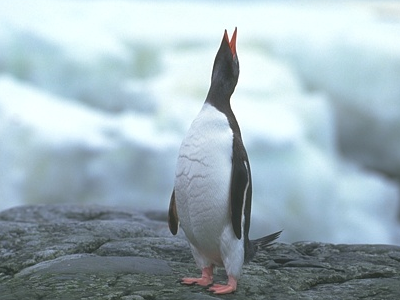
#> input picture Machine Learning I/Datasets/imagenes_segmentacion/images/106024.bmp, 400 x 300 px, found by its file name; its folder holds only this picture in this run
$ jupyter execute --allow-errors ImagesSegmentationSVC.ipynb
#> lines starting #> are read from the running program, lines starting #| are printed output that depends on the picture; after the words box and inside, x2 and y2 are one past the last pixel; in counts of white or black regions, pixels touching at a corner belong together
# Linear Model. Support Vector Classifier
## Images Segmentation

[cell 1]
import numpy as np
import pandas
import matplotlib.pyplot as plt
from mpl_toolkits.mplot3d import Axes3D
import cv2
from sklearn.svm import LinearSVC, SVC

### With single image

[cell 2]
filename = '86016.bmp'
#filename = '21077.bmp'
img = cv2.imread('../datasets/imagenes_segmentacion/images/'+filename)
mask = cv2.imread('../datasets/imagenes_segmentacion/bordes_mr/'+filename)
real = cv2.imread('../datasets/imagenes_segmentacion/bordes_real/'+filename)
#> (the rest of this cell did not finish here and is left out)

#> (a cell that did not finish here is left out)

#> (a cell that did not finish here is left out)

#> (a cell that did not finish here is left out)

#### Linear SVC

[cell 6]
model = LinearSVC()
#> (the rest of this cell did not finish here and is left out)

#> (a cell that did not finish here is left out)

#### Linear SVC vs SVC

[cell 8]
modelL = LinearSVC()
#> (the rest of this cell did not finish here and is left out)

[cell 9]
plt.figure(figsize = (10, 10))
plt.subplot(2, 2, 1)
#> (the rest of this cell did not finish here and is left out)

### All images

[cell 10]
def getAccuracy(ori, pred):
    acc = np.logical_not(np.logical_xor(ori, pred))
    return acc.sum() / (ori.shape[0]*ori.shape[1])

[cell 11]
models = [LinearSVC(), SVC()]
results, nFiles = [0, 0], 0
import os

dirPath = '../datasets/imagenes_segmentacion/'
with os.scandir(dirPath + 'images/') as entries:
    for entry in entries:
        nFiles += 1
        img = cv2.imread(dirPath + 'images/' + entry.name)
#> img is the input picture: shape (300, 400, 3); mean B, G, R 186.6, 178.4, 159.9
        img = cv2.cvtColor(img, cv2.COLOR_BGR2RGB)
        mask = cv2.imread(dirPath + 'bordes_mr/' + entry.name)
        real = cv2.imread(dirPath + 'bordes_real/' + entry.name)

        nrows, ncols, nch = img.shape
#> nrows = 300; ncols = 400; nch = 3
        #Image Vectorization
        Ximg = np.reshape(img, (nrows*ncols, nch))
        Xmask = np.reshape(mask, (nrows*ncols, nch))[:, 0]
        Xreal = np.reshape(real, (nrows*ncols, nch))[:, 0]
        oReal = np.reshape(Xreal, (nrows, ncols))
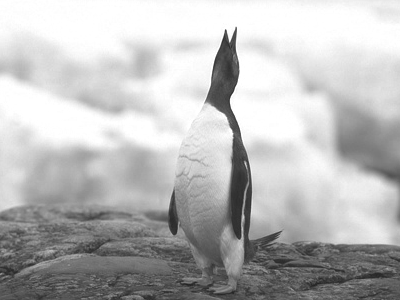
#> oReal: shape (300, 400); min 35, max 255, mean 186.6

        Xobj = Ximg[Xmask == 255, :]
        Xbck = Ximg[Xmask == 64, :]
#> Xbck = 195 rows, first 8: [128, 74, 64], [130, 73, 64], [71, 72, 64], [71, 72, 64], [65, 63, 64], [83, 63, 64], [63, 68, 64], [64, 64, 64]
        Xtrain = np.concatenate((Xobj, Xbck), axis = 0)
        Yobj = np.ones((len(Xobj)))*255
#> Yobj = 12696 values from 255 to 255
        Ybck = np.zeros((len(Xbck)))
#> Ybck = 195 values from 0 to 0
        Ytrain = np.concatenate((Yobj, Ybck), axis = 0)
#> Ytrain = 12891 values, max 255 at index 0, min 0 at index 12696, mean 251.1

        for i, m in enumerate(models):
            m.fit(Xtrain, Ytrain)
            Xpred = m.predict(Ximg)
            pred = np.reshape(Xpred, (nrows, ncols))
            results[i] += getAccuracy(oReal, pred)
#> this loop made 2 passes
#> pass 1, `pred = np.reshape(Xpred, (nrows, ncols))`:
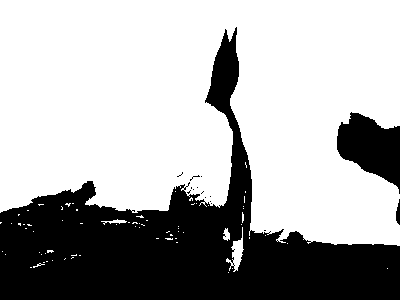
#> pred: shape (300, 400) float64; 67.3% white; 16 black regions (13 under 20 px), largest, box (x1, y1, x2, y2) and area: (0, 27, 400, 300) 36022, (337, 112, 400, 194) 3089, (396, 199, 400, 225) 73
#> pass 2, `pred = np.reshape(Xpred, (nrows, ncols))`:
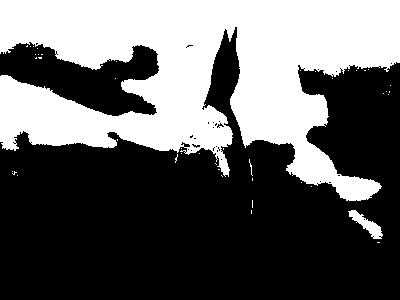
#> pred: shape (300, 400) float64; 38.3% white; 44 white regions (42 under 20 px), largest, box (x1, y1, x2, y2) and area: (0, 0, 400, 201) 45455, (348, 210, 383, 239) 373
#> after the loop, results = [0.673, 0.383]

[cell 12]
for i, m in enumerate(models):
    print(i, m, results[i]/nFiles*100)

$ run again, on Machine Learning I/Datasets/imagenes_segmentacion/images/304074.bmp
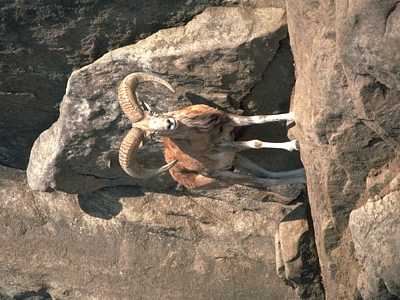
#> input picture Machine Learning I/Datasets/imagenes_segmentacion/images/304074.bmp, 400 x 300 px, found by its file name
#> img is the input picture: shape (300, 400, 3); mean B, G, R 97.2, 113.2, 127.8
#> `oReal = np.reshape(Xreal, (nrows, ncols))`:
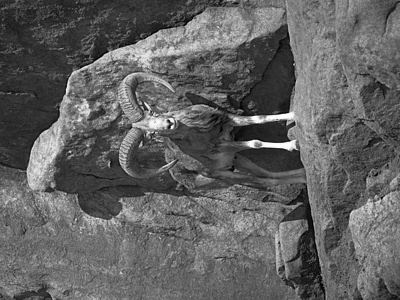
#> oReal: shape (300, 400); min 0, max 255, mean 97.2
#> Xobj = 39 rows, first 8: [255, 253, 255], [255, 255, 255], [253, 254, 255], [254, 255, 255], [253, 254, 255], [255, 254, 255], [255, 253, 255], [255, 254, 255]
#> Xbck = 768 rows, first 8: [67, 69, 64], [58, 64, 64], [65, 67, 64], [96, 83, 64], [60, 66, 64], [65, 70, 64], [71, 72, 64], [57, 61, 64]
#> Xtrain = 807 rows, first 8: [255, 253, 255], [255, 255, 255], [253, 254, 255], [254, 255, 255], [253, 254, 255], [255, 254, 255], [255, 253, 255], [255, 254, 255]
#> Yobj = 39 values from 255 to 255
#> Ybck = 768 values from 0 to 0
#> Ytrain = 807 values, max 255 at index 0, min 0 at index 39, mean 12.32
#> the loop `for i, m in enumerate(models):` made 2 passes
#> pass 2, `pred = np.reshape(Xpred, (nrows, ncols))`:
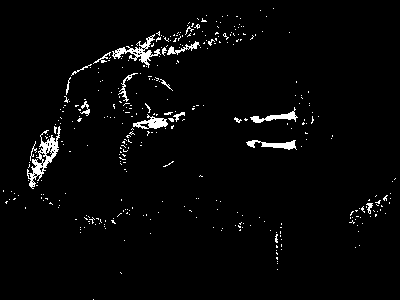
#> pred: shape (300, 400) float64; 2.8% white; 363 white regions (344 under 20 px), largest, box (x1, y1, x2, y2) and area: (27, 126, 61, 189) 584, (112, 34, 161, 68) 432, (133, 114, 168, 129) 251
#> after the loop `for i, m in enumerate(models):`: results = [0.0181, 0.028]
